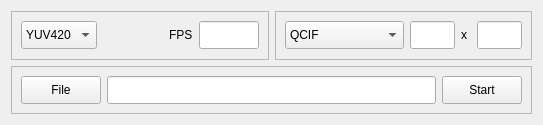
<?xml version="1.0" encoding="UTF-8"?>
<ui version="4.0">
 <class>Yuv_player_ui</class>
 <widget class="QWidget" name="Yuv_player_ui">
  <property name="geometry">
   <rect>
    <x>0</x>
    <y>0</y>
    <width>543</width>
    <height>125</height>
   </rect>
  </property>
  <property name="windowTitle">
   <string>Form</string>
  </property>
  <layout class="QGridLayout" name="gridLayout_4">
   <item row="0" column="0">
    <layout class="QVBoxLayout" name="verticalLayout">
     <item>
      <layout class="QHBoxLayout" name="horizontalLayout_4">
       <item>
        <widget class="QFrame" name="frame_4">
         <property name="frameShape">
          <enum>QFrame::StyledPanel</enum>
         </property>
         <property name="frameShadow">
          <enum>QFrame::Raised</enum>
         </property>
         <layout class="QGridLayout" name="gridLayout_3">
          <item row="0" column="0">
           <layout class="QHBoxLayout" name="horizontalLayout_3">
            <item>
             <widget class="QComboBox" name="fmt_cbox">
              <property name="minimumSize">
               <size>
                <width>0</width>
                <height>28</height>
               </size>
              </property>
              <property name="maximumSize">
               <size>
                <width>16777215</width>
                <height>28</height>
               </size>
              </property>
              <item>
               <property name="text">
                <string>YUV420</string>
               </property>
              </item>
              <item>
               <property name="text">
                <string>YUV422</string>
               </property>
              </item>
              <item>
               <property name="text">
                <string>YUV444</string>
               </property>
              </item>
              <item>
               <property name="text">
                <string>YUY2</string>
               </property>
              </item>
              <item>
               <property name="text">
                <string>UYVY</string>
               </property>
              </item>
              <item>
               <property name="text">
                <string>YV12</string>
               </property>
              </item>
             </widget>
            </item>
            <item>
             <spacer name="horizontalSpacer">
              <property name="orientation">
               <enum>Qt::Horizontal</enum>
              </property>
              <property name="sizeHint" stdset="0">
               <size>
                <width>40</width>
                <height>20</height>
               </size>
              </property>
             </spacer>
            </item>
            <item>
             <widget class="QLabel" name="label_2">
              <property name="minimumSize">
               <size>
                <width>0</width>
                <height>28</height>
               </size>
              </property>
              <property name="text">
               <string>FPS</string>
              </property>
             </widget>
            </item>
            <item>
             <widget class="QLineEdit" name="fps_edit">
              <property name="minimumSize">
               <size>
                <width>60</width>
                <height>28</height>
               </size>
              </property>
              <property name="maximumSize">
               <size>
                <width>60</width>
                <height>28</height>
               </size>
              </property>
             </widget>
            </item>
           </layout>
          </item>
         </layout>
        </widget>
       </item>
       <item>
        <widget class="QFrame" name="frame_3">
         <property name="frameShape">
          <enum>QFrame::StyledPanel</enum>
         </property>
         <property name="frameShadow">
          <enum>QFrame::Raised</enum>
         </property>
         <layout class="QGridLayout" name="gridLayout_2">
          <item row="0" column="0">
           <layout class="QHBoxLayout" name="horizontalLayout_2">
            <item>
             <widget class="QComboBox" name="res_cbox">
              <property name="minimumSize">
               <size>
                <width>0</width>
                <height>28</height>
               </size>
              </property>
              <property name="maximumSize">
               <size>
                <width>16777215</width>
                <height>28</height>
               </size>
              </property>
              <item>
               <property name="text">
                <string>QCIF</string>
               </property>
              </item>
              <item>
               <property name="text">
                <string>CIF</string>
               </property>
              </item>
              <item>
               <property name="text">
                <string>SD</string>
               </property>
              </item>
              <item>
               <property name="text">
                <string>HD</string>
               </property>
              </item>
              <item>
               <property name="text">
                <string>FHD</string>
               </property>
              </item>
              <item>
               <property name="text">
                <string>Custom</string>
               </property>
              </item>
             </widget>
            </item>
            <item>
             <widget class="QLineEdit" name="xres_edit">
              <property name="minimumSize">
               <size>
                <width>45</width>
                <height>28</height>
               </size>
              </property>
              <property name="maximumSize">
               <size>
                <width>45</width>
                <height>28</height>
               </size>
              </property>
             </widget>
            </item>
            <item>
             <widget class="QLabel" name="label">
              <property name="minimumSize">
               <size>
                <width>10</width>
                <height>28</height>
               </size>
              </property>
              <property name="maximumSize">
               <size>
                <width>10</width>
                <height>16777215</height>
               </size>
              </property>
              <property name="text">
               <string>x</string>
              </property>
             </widget>
            </item>
            <item>
             <widget class="QLineEdit" name="yres_edit">
              <property name="minimumSize">
               <size>
                <width>45</width>
                <height>28</height>
               </size>
              </property>
              <property name="maximumSize">
               <size>
                <width>45</width>
                <height>28</height>
               </size>
              </property>
             </widget>
            </item>
           </layout>
          </item>
         </layout>
        </widget>
       </item>
      </layout>
     </item>
     <item>
      <widget class="QFrame" name="frame">
       <property name="frameShape">
        <enum>QFrame::StyledPanel</enum>
       </property>
       <property name="frameShadow">
        <enum>QFrame::Raised</enum>
       </property>
       <layout class="QGridLayout" name="gridLayout">
        <item row="0" column="0">
         <layout class="QHBoxLayout" name="horizontalLayout">
          <item>
           <widget class="QPushButton" name="file_btn_2">
            <property name="minimumSize">
             <size>
              <width>0</width>
              <height>28</height>
             </size>
            </property>
            <property name="text">
             <string>File</string>
            </property>
           </widget>
          </item>
          <item>
           <widget class="QLineEdit" name="path_edit">
            <property name="minimumSize">
             <size>
              <width>0</width>
              <height>28</height>
             </size>
            </property>
            <property name="maximumSize">
             <size>
              <width>16777215</width>
              <height>28</height>
             </size>
            </property>
           </widget>
          </item>
          <item>
           <widget class="QPushButton" name="start_btn">
            <property name="minimumSize">
             <size>
              <width>0</width>
              <height>28</height>
             </size>
            </property>
            <property name="text">
             <string>Start</string>
            </property>
           </widget>
          </item>
         </layout>
        </item>
       </layout>
      </widget>
     </item>
    </layout>
   </item>
  </layout>
 </widget>
 <resources/>
 <connections/>
</ui>
